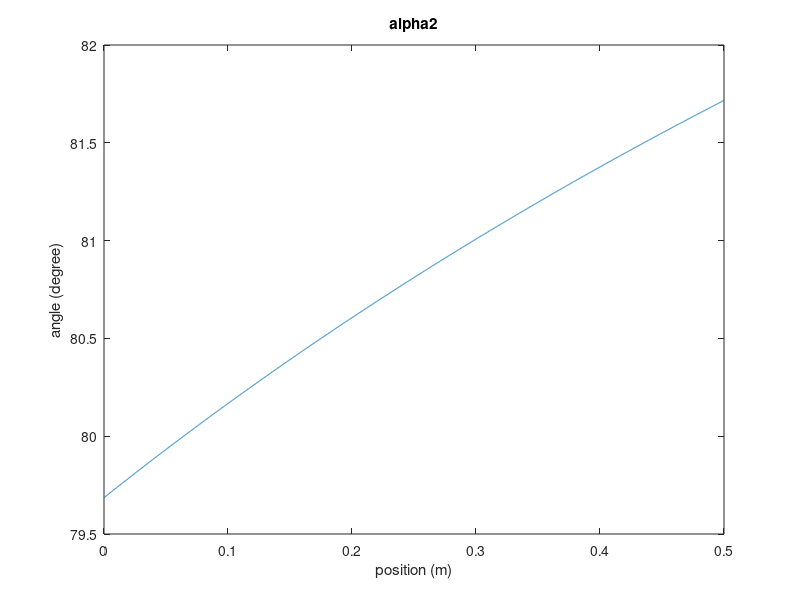
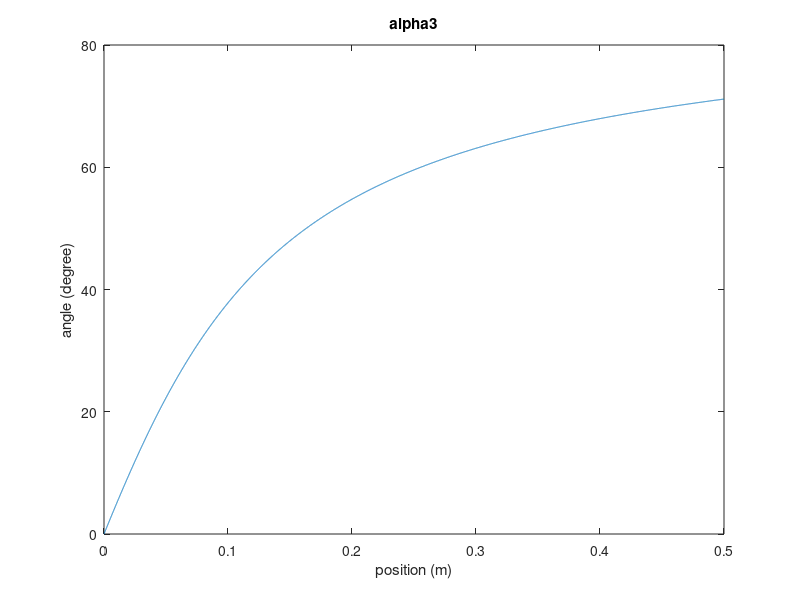
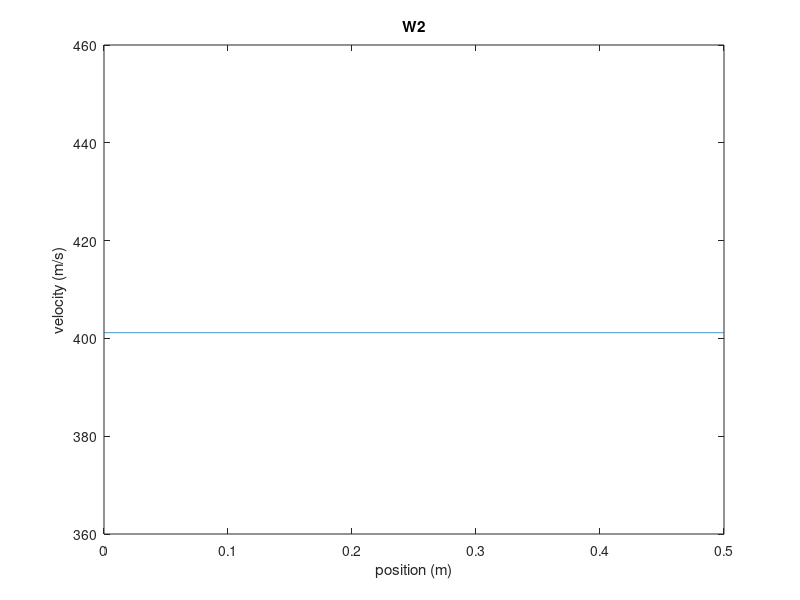
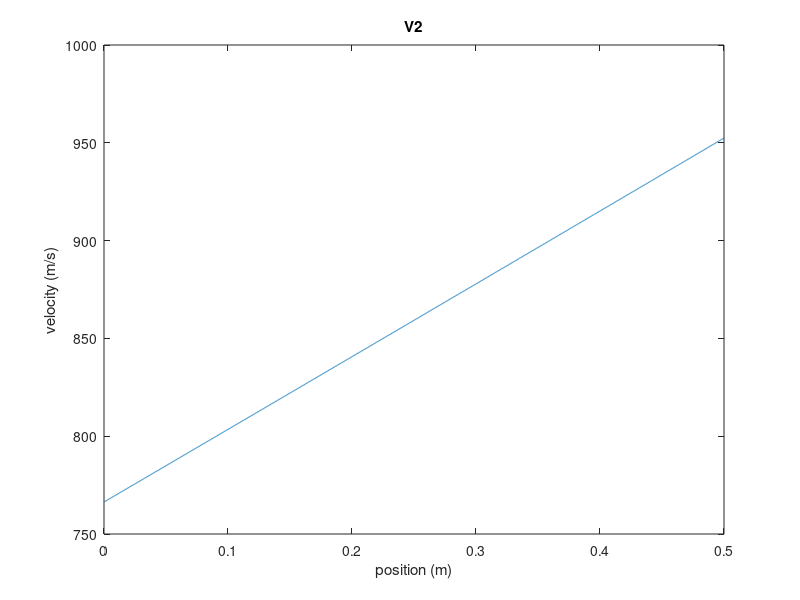

Source code (MATLAB) for these figures, in order:
clc
clear

Lsum=1.5;

rpm=3600;

beta2=70*pi()/180;

L1=0.5;
    
L0=Lsum-L1;

Wa=2*pi()*rpm*L0/(60*tan(beta2));

V1=Wa;

segments=10000;

unit=L1/(segments-1);

w=503707.267019818;

for Lkar=1:segments

y=unit*(Lkar-1);

U(Lkar)=rpm*2*pi()*(y+L0)/60;

beta3(Lkar)=-(-1*(20*pi()/(L1*180))*y+beta2);

Wu2(Lkar)=tan(beta2)*Wa;
W2(Lkar)=sqrt(Wu2(Lkar)^2+Wa^2);

alpha2(Lkar)=atan((Wu2(Lkar)+rpm*2*pi()*(y+L0)/60)/Wa);
V2(Lkar)=Wa/cos(alpha2(Lkar));

W3(Lkar)=Wa/(cos(beta3(Lkar)));
Wu3(Lkar)=Wa*tan(beta3(Lkar));

alpha3(Lkar)=atan(tan(beta3(Lkar))+(2*pi()*3600/(Wa*60))*(y+L0));

V3(Lkar)=Wa/cos(alpha3(Lkar));

reactions (Lkar)=(W3(Lkar)^2-W2(Lkar)^2)/(W3(Lkar)^2-W2(Lkar)^2+V2(Lkar)^2-V1^2);

Vu3=(Wu3+U);

Vu2=Wu2+U;

end

disp("done")

k=linspace(0,L1,segments);

figure (1)
plot(k,alpha2*180/pi())
title('alpha2')
xlabel('position (m)')
ylabel('angle (degree)')

figure (2)
plot(k,alpha3*180/pi())
title('alpha3')
xlabel('position (m)')
ylabel('angle (degree)')

figure (3)
plot(k,W2)
title('W2')
xlabel('position (m)')
ylabel('velocity (m/s)')

figure (4)
plot(k,V2)
title('V2')
xlabel('position (m)')
ylabel('velocity (m/s)')

figure (5)
plot(k,W3)
title('W3')
xlabel('position (m)')
ylabel('velocity (m/s)')

figure (6)
plot(k,V3)
title('V3')
xlabel('position (m)')
ylabel('velocity (m/s)')

figure (7)
plot(k,U)
title('U')
xlabel('position (m)')
ylabel('velocity (m/s)')

figure (8)
plot(k,abs(reactions))
title('reactions')
xlabel('position (m)')
ylabel('reactin (%)')

figure (9)
plot(k,Wu2)
title('Wu2')
xlabel('position (m)')
ylabel('velocity (m/s)')

figure (10)
plot(k,Wu3)
title('Wu3')
xlabel('position (m)')
ylabel('velocity (m/s)')

figure (11)
plot(k,beta3*180/pi())
title('beta3')
xlabel('position (m)')
ylabel('angle (degree)')

figure (12)
plot(k,Vu2)
title('Vu2')
xlabel('position (m)')
ylabel('velocity (m/s)')

figure (13)
plot(k,Vu3)
title('Vu3')
xlabel('position (m)')
ylabel('velocity (m/s)')